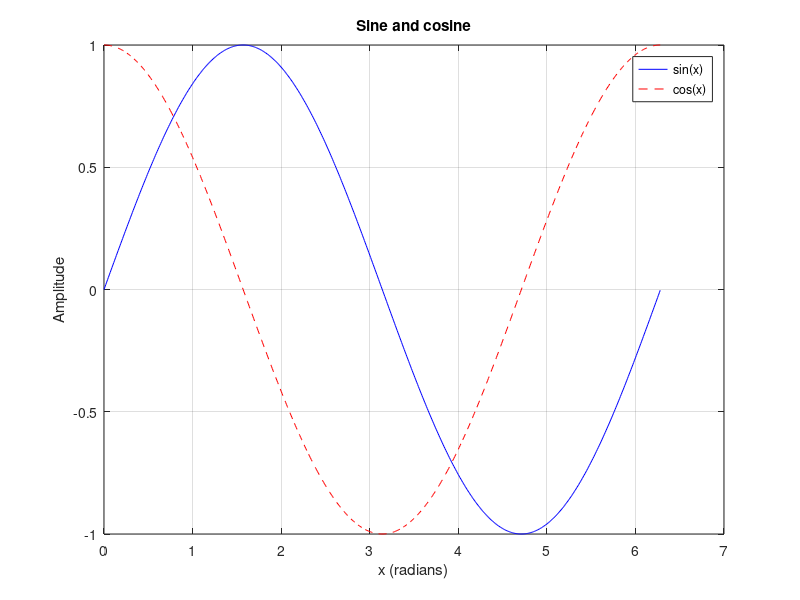

Recreate this plot in MATLAB.
% Multiple curves, labels, legend, grid
clc; clear; close all;
x = 0:0.01:2*pi;
y1 = sin(x);
y2 = cos(x);
plot(x,y1,'b-',x,y2,'r--');
title('Sine and cosine');
xlabel('x (radians)'); ylabel('Amplitude');
legend('sin(x)','cos(x)'); grid on;
